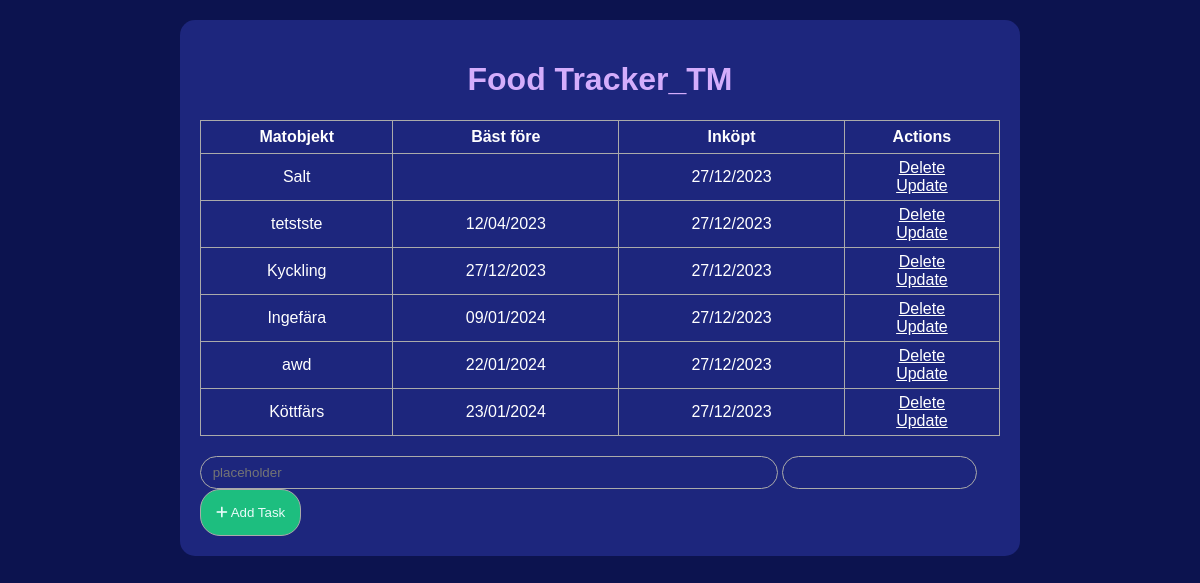
Before: / with the older database file.
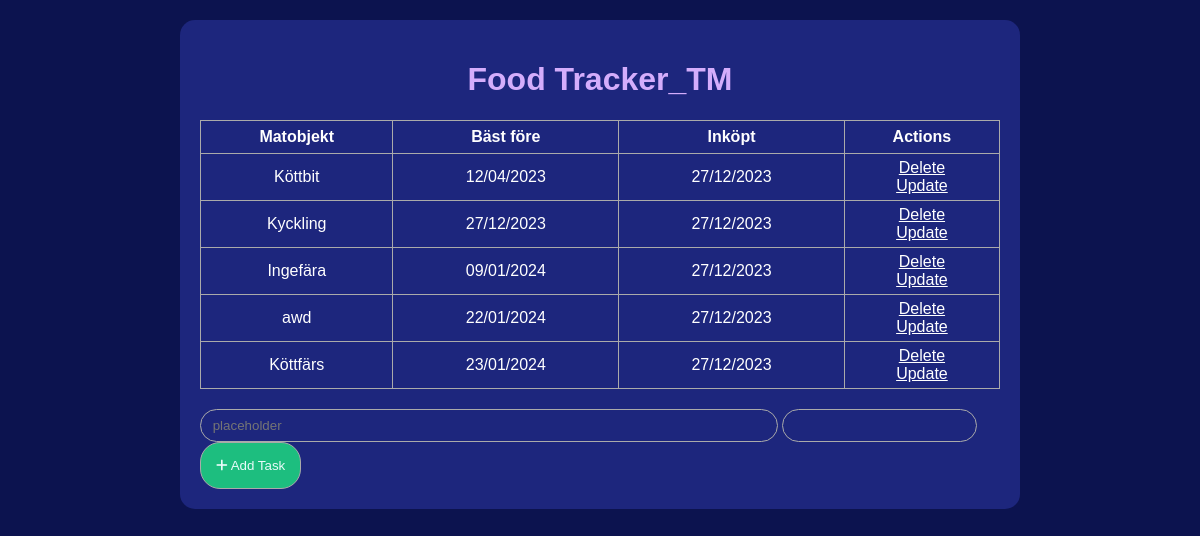
After: the same page with the newer database file.
### app.py (models this page shows)
class Todo(db.Model):
    id = db.Column(db.Integer, primary_key=True)
    content = db.Column(db.String(250), nullable=False)
    datepicker = db.Column(db.DateTime, nullable=True)
    purchase_date = db.Column(db.DateTime, default=datetime.today) #snubben i guiden körde med utcnow.

### app.py (the view)
@app.route('/', methods=['POST', 'GET'])
def index():
    if request.method == 'POST':
        task_content = request.form['content']
        expiration_str = request.form.get("datepicker")
        if not task_content:
            error_message = "Du måste ange ett värde för både uppgift och datum."
            sort_order = request.args.get('sort', 'latest')
            return render_template('index.html', error_message=error_message, tasks=get_objects(sort_order))
        if expiration_str:
            try:
                expiration = datetime.strptime(expiration_str, '%d/%m/%Y')
            except ValueError:
                error_message = "Invalid date format, snälla använd DD/MM/YYYY :)"
                return render_template('index.html', error_message=error_message, tasks=get_objects(sort_order))
        else:
            expiration = None  # Set expiration to None if the datepicker is empty
        new_task = Todo(content=task_content, datepicker=expiration)
        try:
            db.session.add(new_task)
            db.session.commit()
            return redirect('/')
        except Exception as e:
            print(f"Error adding task: {e}")
            return f'There was an issue adding the task: {e}'
    else:
        sort_order = request.args.get('sort', 'latest')
        tasks = get_objects(sort_order)
        return render_template('/index.html', tasks=tasks, error_message=None)

### app.py (called while the page is built)
def get_objects(sort_order='latest'):
    if sort_order == 'latest':
        return Todo.query.order_by(Todo.datepicker).all()
    return Todo.query.all()

### templates/index.html (shortened to what this page needs)
{% extends 'base.html' %}
{% block head %}
<link rel="stylesheet" href="https://cdnjs.cloudflare.com/ajax/libs/font-awesome/6.0.0/css/all.min.css">
{% endblock %}
{% block body %}
<div class="content">
    <h1 style="text-align: center">Food Tracker_TM</h1>
    {% if tasks|length < 1 %}
    <h4 style="text-align: center">There are no tasks. Create one below!</h4>
    {% else %}
    <table>
        <tr>
            <th>Matobjekt</th>
            <th>Bäst före</th>
            <th>Inköpt</th>
            <th>Actions</th>
        </tr>
        {% for task in tasks %}
            <tr>
                <td>{{ task.content }}</td>
                <td>{{ task.datepicker.strftime('%d/%m/%Y') if task.datepicker else ''  }}</td>
                <td>{{ task.purchase_date.strftime('%d/%m/%Y') }}</td>
                <td>
                    <a href="/delete/{{task.id}}">Delete</a>
                    <br>
                    <a href="/update/{{task.id}}">Update</a>
                </td>
            </tr>
        {% endfor %}
    </table>
    {% endif %}
    <div class="form">
        <form action="/" method="POST">
            <input type="text" name="content" id="content" placeholder=" placeholder ">
            <input type="text" id="datepicker" name="datepicker">
            <button type="submit">
                <i class="fas fa-plus"></i> Add Task
            </button>
        </form>
    </div>
</div>
{% endblock %}

### templates/base.html (shortened to what this page needs)
<!DOCTYPE html PUBLIC "-//W3C//DTD XHTML 1.0 Transitional//EN" "http://www.w3.org/TR/xhtml1/DTD/xhtml1-transitional.dtd">
<html lang="en">
<head>
    <link rel="stylesheet" href="{{ url_for('static', filename='css/main.css')}}">
    {% block head %}{% endblock %}
</head>
<body>
    {% block body %}{% endblock %}
</body>
</html>

### static/css/main.css (style rules this page uses)
body, html { margin: 0; font-family: sans-serif; background-color: #0C134F; }
.content { margin: 20px auto; padding: 20px; width: 800px; background-color: #1D267D; color: #D4ADFC; border-radius: 15px; }
table, td, th { border: 1px solid #aaa; color: #ffff; }
table { border-collapse: collapse; width: 100%; }
th { height: 30px; }
td { text-align: center; padding: 5px; }
.form { margin-top: 20px; color:red; }
input { border: 1px solid #aaa; border-radius: 20px; padding: 8px; background-color: #1D267D; color: #e8fbf9; }
button { background-color: #1DBE7F; color: #e8fbf9; border: 1px solid #aaa; padding: 15px; border-radius: 20px; }
#content { width: 70%; }
a { color: #ffff; }

Changed rows visible on the page:
removed Todo: content "Salt", purchase_date "27/12/2023"
changed Todo: content "tetstste" → "Köttbit"
